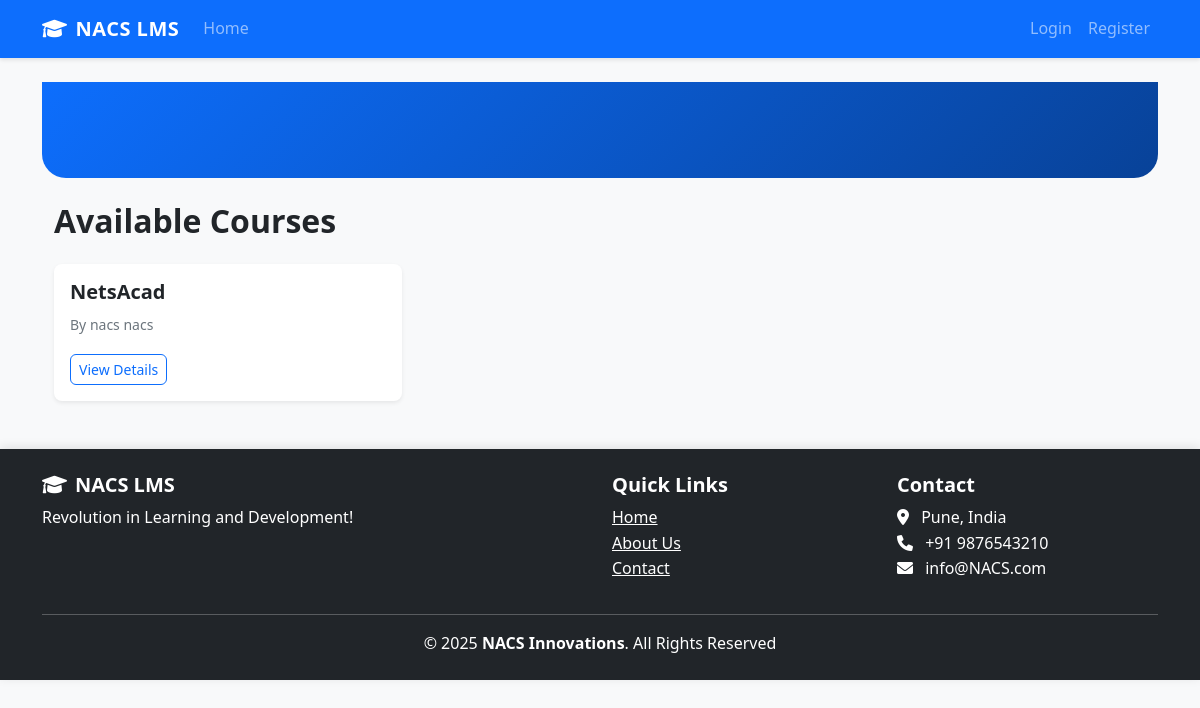
Before: / with the older database file.
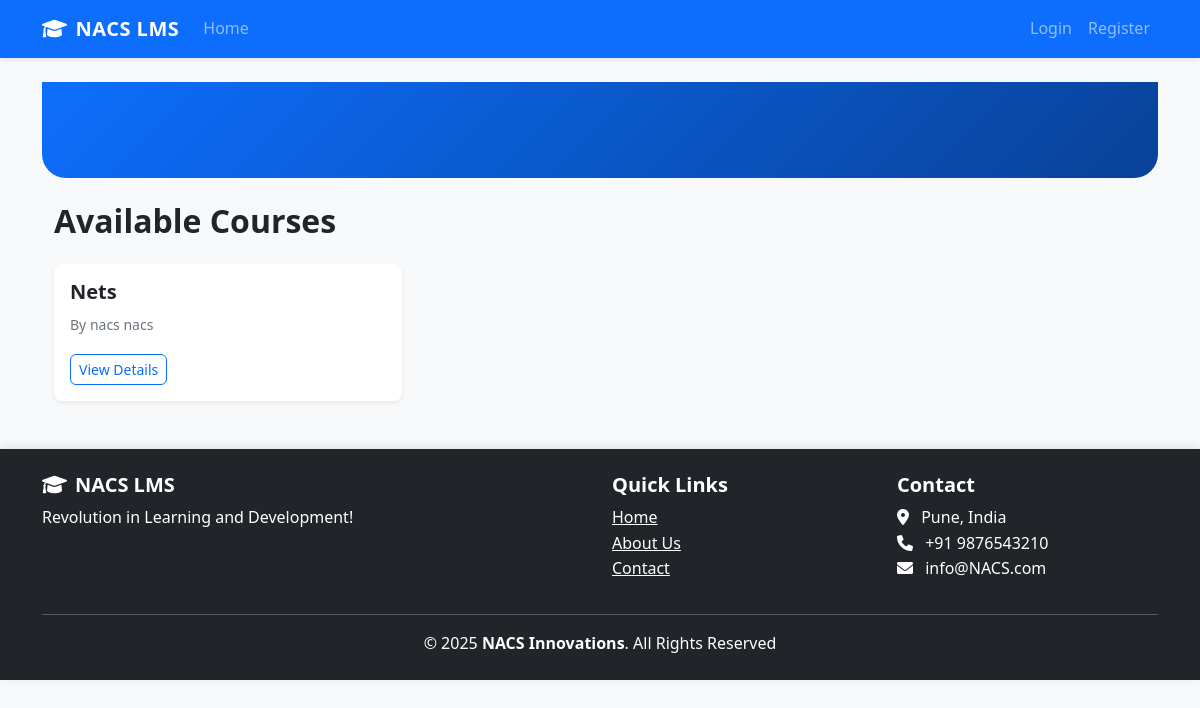
After: the same page with the newer database file.
### lms/models.py (models this page shows, shortened)
class CourseInfo(models.Model):
    COURSE_CATEGORIES = (
        ('development', 'Development'),
        ('business', 'Business'),
        ('finance', 'Finance & Accounting'),
        ('it', 'IT & Software'),
        ('marketing', 'Marketing'),
    )
    user = models.ForeignKey(User, on_delete=models.CASCADE)
    course_name = models.CharField(max_length=1000)
    slug = models.SlugField(max_length=250, unique=True, blank=True)
    category = models.CharField(max_length=100, choices=COURSE_CATEGORIES, default='development')
    created_at = models.DateTimeField(auto_now_add=True)
    updated_at = models.DateTimeField(auto_now=True)

### lms/views.py (the view)
# urls.py: path('', views.home, name='home'),
def home(request):
    courses = CourseInfo.objects.all()  # Or add filters like .filter(is_published=True)
    return render(request, 'lms/home.html', {'courses': courses})

### lms/templates/lms/home.html (shortened to what this page needs)
{% extends 'lms/base.html' %}
{% block content %}
<div class="hero-section bg-primary text-white py-5 mb-4">
</div>
<div class="container">
    <h2 class="mb-4">Available Courses</h2>
    {% if courses %}
    <div class="row row-cols-1 row-cols-md-2 row-cols-lg-3 g-4">
        {% for course in courses %}
        <div class="col">
            <div class="card h-100">
                <div class="card-body">
                    <h5 class="card-title">{{ course.course_name }}</h5>
                    <p class="card-text">
                        <small class="text-muted">
                            By {{ course.user.get_full_name|default:course.user.username }}
                        </small>
                    </p>
                    <a href="{% url 'lms:course_details' course.slug %}"
                       class="btn btn-sm btn-outline-primary">
                        View Details
                    </a>
                </div>
            </div>
        </div>
        {% endfor %}
    </div>
    {% else %}
    <div class="alert alert-info">
        No courses available yet. Check back later!
    </div>
    {% endif %}
</div>
{% endblock %}

Changed rows visible on the page:
removed CourseInfo: course_name "NetsAcad", user.get_full_name "nacs nacs"
added CourseInfo: course_name "Nets", user.get_full_name "nacs nacs"
